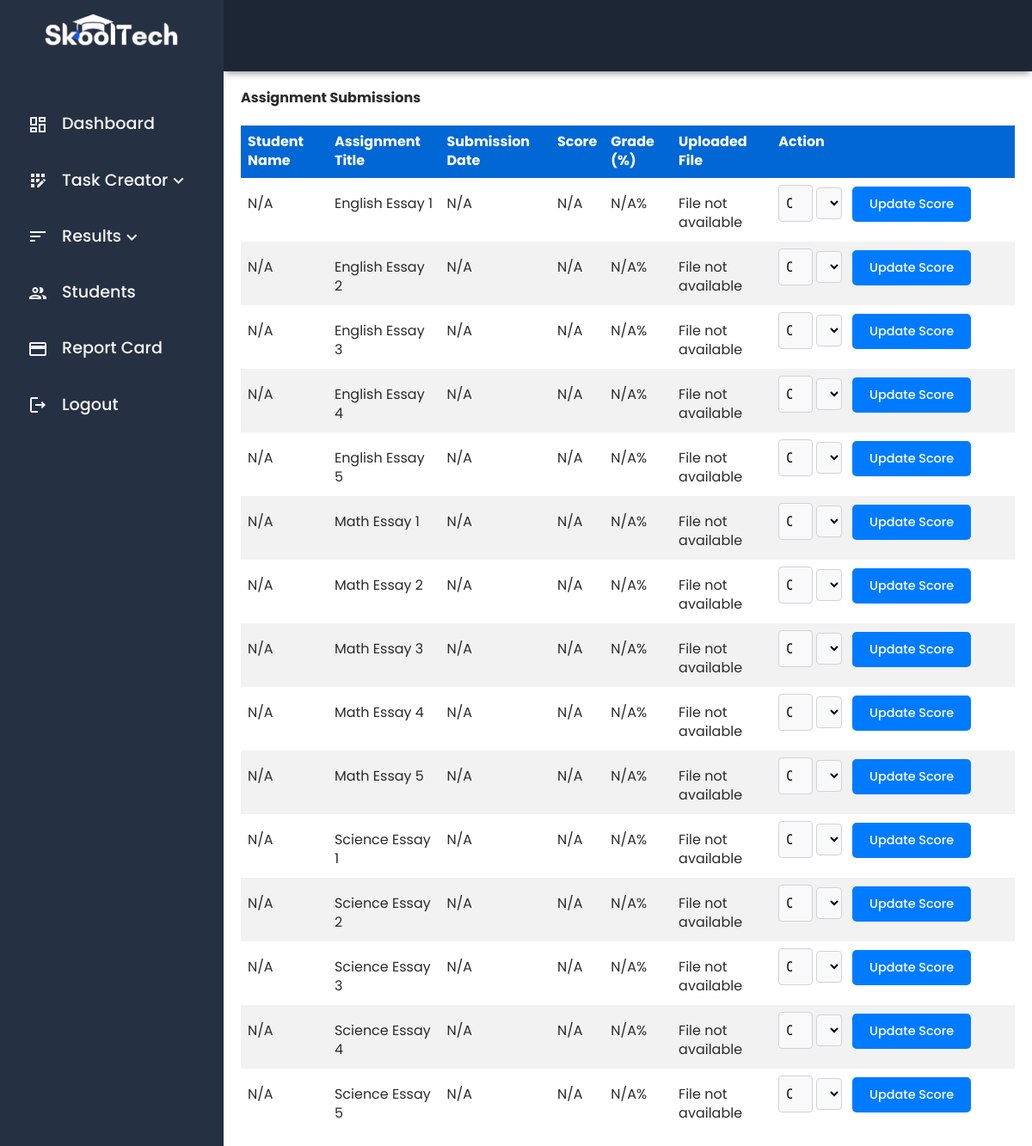
Before: /admin_assignments.php (signed in) with the older database file.
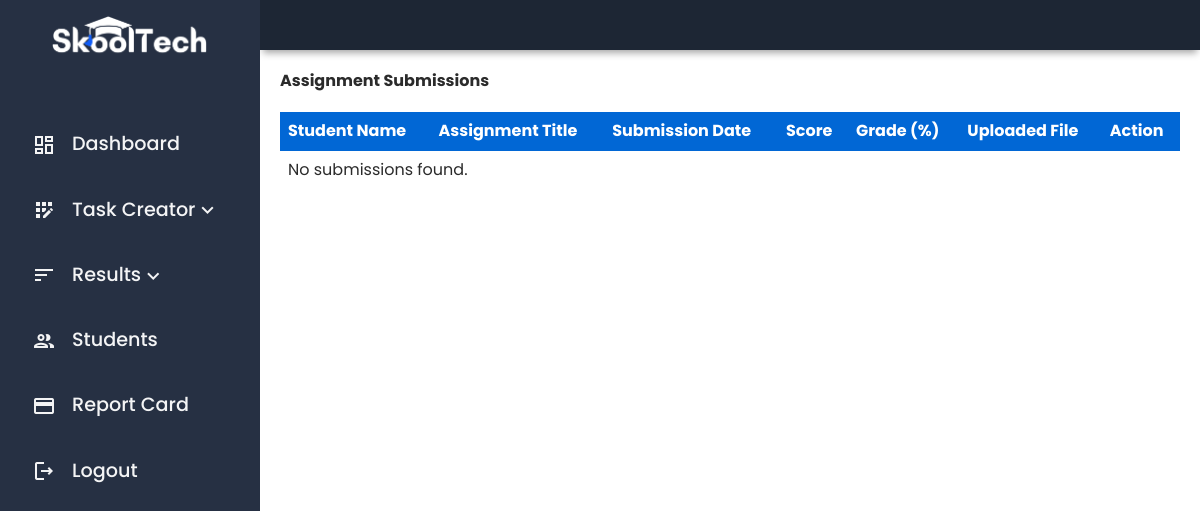
After: the same page with the newer database file.
### tables this page shows
CREATE TABLE assignments (
    id INT AUTO_INCREMENT PRIMARY KEY,
    title VARCHAR(255) NOT NULL,
    description TEXT NOT NULL,
    criteria TEXT NOT NULL,
    deadline DATETIME NOT NULL,
    due_date DATETIME NOT NULL,
    created_by INT,
    subject ENUM('English', 'Science', 'Math') NOT NULL,
    grade DECIMAL(5,2) DEFAULT 0,  
    FOREIGN KEY (created_by) REFERENCES professors(id) ON DELETE CASCADE
);

### admin_assignments.php (the view, shortened to what this page needs)
<?php
$servername = "localhost";
$username = "root";
$password = "";
$dbname = "skooltech";
$conn = new mysqli($servername, $username, $password, $dbname);
$sql = "SELECT a.id AS assignment_id, a.title, asub.id AS submission_id, asub.submission_date,
               asub.score AS raw_score, asub.grade, asub.submitted_file, a.grade AS total_grade, s.name AS student_name
        FROM assignments a
        LEFT JOIN assignment_submissions asub ON a.id = asub.assignment_id
        LEFT JOIN students s ON asub.student_id = s.id
        GROUP BY a.id, asub.id";
$result = $conn->query($sql);
?>
<!DOCTYPE html>
<html lang="en">
<head>
    <link rel="stylesheet" href="./dist/scss/main.min.css">
</head>
<body>
    <div class="grid-container">
        <div class="header">
        </div>
        <div id="sidenav">
            <div class="sidenav__wrapper">
                <div class="sidenav__img">
                    <img src="./dist/img/skooltech-logo.png" alt="SkoolTech Logo">
                </div>
                <div class="sidenav-list">
                    <ul>
                        <li><a href="./admin_dashboard.php"><span class="material-icons-outlined">dashboard</span>Dashboard</a></li>
                        <li>
                            <a href="#" class="dropdown-toggle">
                                <span class="material-icons-outlined">app_registration</span> Task Creator
                                <div class="arrow-down">
                                    <span class="material-icons-outlined chevron-icon">keyboard_arrow_down</span>
                                </div>
                            </a>
                        </li>
                        <li>
                            <a href="#" class="dropdown-toggle">
                            <span class="material-icons-outlined">sort</span> Results
                                <div class="arrow-down">
                                    <span class="material-icons-outlined chevron-icon">keyboard_arrow_down</span>
                                </div>
                            </a>
                        </li>
                        <li><a href="#"><span class="material-icons-outlined">group</span>Students</a></li>
                        <li><a href="./admin_reportcard.php"><span class="material-icons-outlined">credit_card</span>Report Card</a></li>
                        <li><a href="logout.php"><span class="material-icons-outlined">logout</span>Logout</a></li>
                    </ul>
                </div>
            </div>
        </div>
        <main class="main-container">
            <h1>Assignment Submissions</h1>
            <table>
                <thead>
                    <tr>
                        <th>Student Name </th>
                        <th>Assignment Title</th>
                        <th>Submission Date</th>
                        <th>Score</th>
                        <th>Grade (%)</th>
                        <th>Uploaded File</th>
                        <th>Action</th>
                    </tr>
                </thead>
                <tbody>
                <?php
if ($result && $result->num_rows > 0) {
    while ($row = $result->fetch_assoc()) {
        echo "<tr>";
        echo "<td>" . htmlspecialchars($row['student_name'] ?? 'N/A') . "</td>";
        echo "<td>" . htmlspecialchars($row['title'] ?? 'N/A') . "</td>";
        echo "<td>" . htmlspecialchars($row['submission_date'] ?? 'N/A') . "</td>";
        echo "<td>" . htmlspecialchars($row['raw_score'] ?? 'N/A') . "</td>";
        $grade = isset($row['grade']) ? number_format((float)$row['grade'], 2) : 'N/A';
        echo "<td>" . htmlspecialchars($grade) . "%</td>";
        echo "<td>";
        if (!empty($row['submitted_file'])) {
            $filePath = 'uploads/' . htmlspecialchars($row['submitted_file']);
            echo "<a href='#' class='view-file' data-file='" . $filePath . "'>View Assignment</a>";
        } else {
            echo "File not available";
        }
        echo "</td>";
        echo "<td>
            <form action='admin_assignments.php' method='POST'>
                <input type='hidden' name='submission_id' value='" . htmlspecialchars($row['submission_id'] ?? '') . "'>
                <input type='number' name='score' value='" . htmlspecialchars($row['raw_score'] ?? '0') . "' min='0' required>
                <select name='highest_score' required>
                    <option value='10'" . ($row['total_grade'] == 10 ? ' selected' : '') . ">10</option>
                    <option value='20'" . ($row['total_grade'] == 20 ? ' selected' : '') . ">20</option>
                    <option value='30'" . ($row['total_grade'] == 30 ? ' selected' : '') . ">30</option>
                </select>
                <button type='submit' class='ass-btn'>Update Score</button>
            </form>
        </td>";
        echo "</tr>";
    }
} else {
    echo "<tr><td colspan='6'>No submissions found.</td></tr>";
}
?>
                </tbody>
            </table>
        </main>
    </div>
</body>
</html>

Changed rows visible on the page:
removed assignments: student_name "N/A", title "English Essay 1", submission_date "N/A", raw_score "N/A", grade "N/A", score "0"
removed assignments: student_name "N/A", title "English Essay 2", submission_date "N/A", raw_score "N/A", grade "N/A", score "0"
removed assignments: student_name "N/A", title "English Essay 3", submission_date "N/A", raw_score "N/A", grade "N/A", score "0"
removed assignments: student_name "N/A", title "English Essay 4", submission_date "N/A", raw_score "N/A", grade "N/A", score "0"
removed assignments: student_name "N/A", title "English Essay 5", submission_date "N/A", raw_score "N/A", grade "N/A", score "0"
removed assignments: student_name "N/A", title "Math Essay 1", submission_date "N/A", raw_score "N/A", grade "N/A", score "0"
removed assignments: student_name "N/A", title "Math Essay 2", submission_date "N/A", raw_score "N/A", grade "N/A", score "0"
removed assignments: student_name "N/A", title "Math Essay 3", submission_date "N/A", raw_score "N/A", grade "N/A", score "0"
removed assignments: student_name "N/A", title "Math Essay 4", submission_date "N/A", raw_score "N/A", grade "N/A", score "0"
removed assignments: student_name "N/A", title "Math Essay 5", submission_date "N/A", raw_score "N/A", grade "N/A", score "0"
removed assignments: student_name "N/A", title "Science Essay 1", submission_date "N/A", raw_score "N/A", grade "N/A", score "0"
removed assignments: student_name "N/A", title "Science Essay 2", submission_date "N/A", raw_score "N/A", grade "N/A", score "0"
removed assignments: student_name "N/A", title "Science Essay 3", submission_date "N/A", raw_score "N/A", grade "N/A", score "0"
removed assignments: student_name "N/A", title "Science Essay 4", submission_date "N/A", raw_score "N/A", grade "N/A", score "0"
removed assignments: student_name "N/A", title "Science Essay 5", submission_date "N/A", raw_score "N/A", grade "N/A", score "0"
Other visible differences:
text now shown: "No submissions found."
